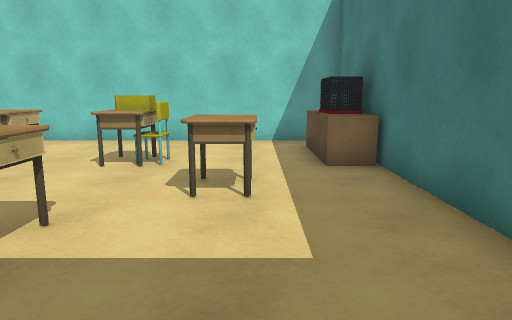
View 1 (above)

12 first-person views from a walk through a scene from a Unity 3-D project. The camera is 1.4 m above the floor, tilts 10° down and sees 70° across. The floor is counted in squares, 1 m on a side. Each view is taken from the middle of a square. On the plan, view 1 faces up. The plan holds only what a view shows up to about 16 squares ahead; the rest is blank. The place goes on beyond the plan. Some surface patterns are stand-ins.

View 2
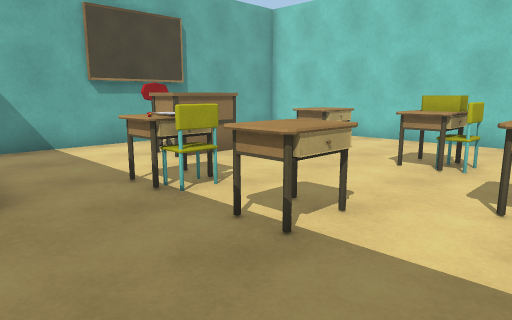

View 3
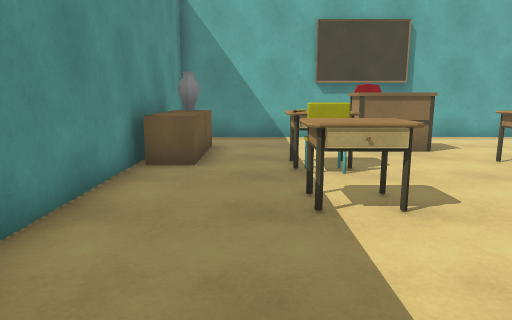

View 4
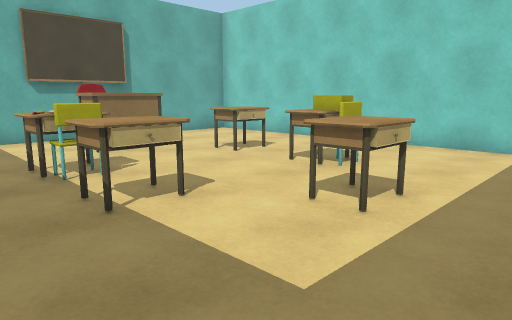

View 5
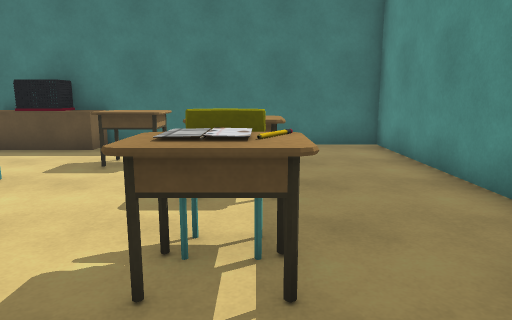

View 6
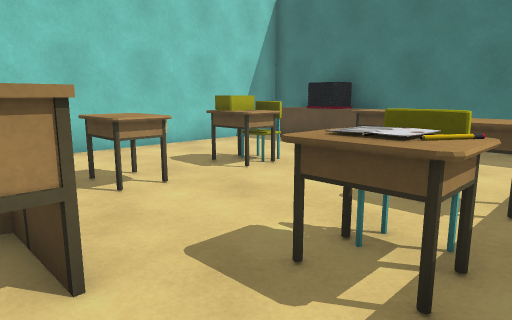

View 7
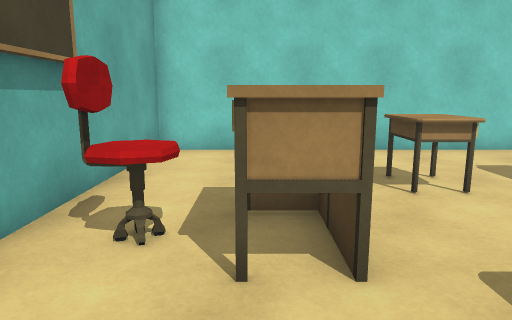

View 8
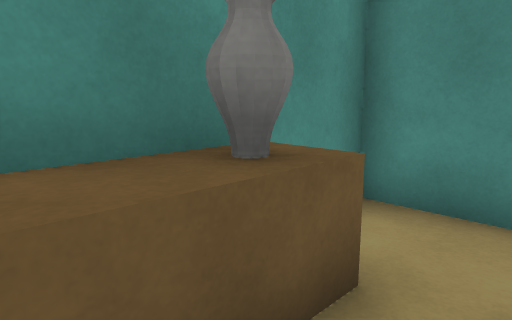

View 9
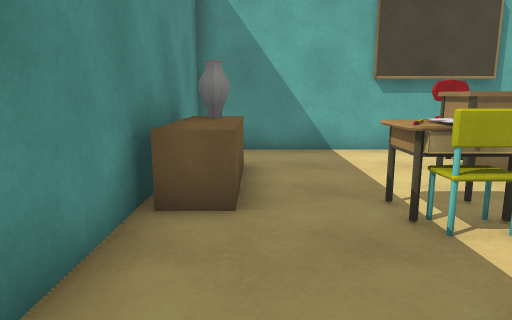

View 10
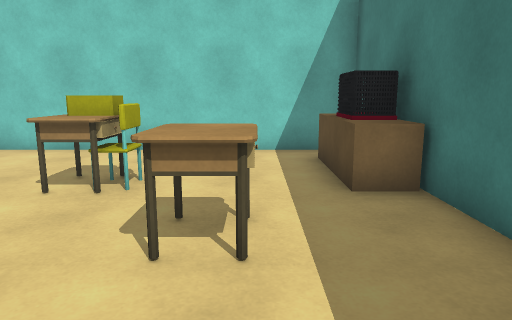

View 11
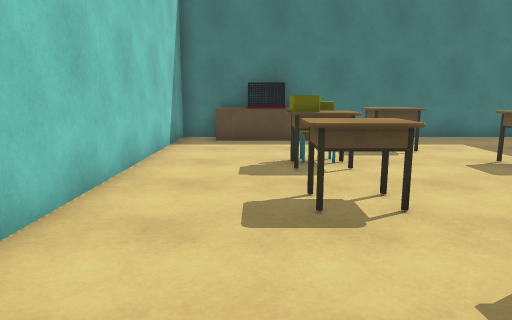

View 12
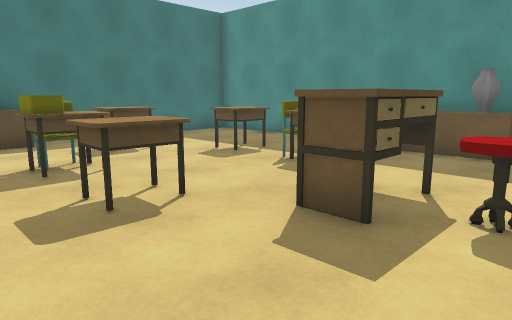

### Floor plan
Key: @ floor where view 1 was taken; # wall or solid block; . floor; = window, fence, low wall or low ledge; ^ raised ledge; E desk; C chair; A vase.
Columns run from 11 left of view 1 to 3 right of it. Each row starts with its distance up from view 1.
 12 ###############
 11 #.............#
 10 #............^#
  9 #............##
  8 #....EE.EC...##
  7 #....EE.EC...^#
  6 #CCEE.....EE..#
  5 #.CEE.....EE..#
  4 #....EE.EE....#
  3 #....EC.EE....#
  2 #.............#
  1 #..#^^........#
  0 #..AA^=....@..#
 -1 ###############

Where each view was taken, in squares from view 1:
view 1: 0 up, 0 right, facing up
view 2: 0 up, 0 right, facing up-left
view 3: 2 up, 2 right, facing left
view 4: 1 up, 2 right, facing up-left
view 5: 3 up, 8 left, facing right
view 6: 2 up, 8 left, facing up-right
view 7: 2 up, 8 left, facing up
view 8: 2 up, 6 left, facing down-left
view 9: 1 up, 1 left, facing left
view 10: 2 up, 0 right, facing up
view 11: 9 up, 10 left, facing right
view 12: 10 up, 10 left, facing down-right
